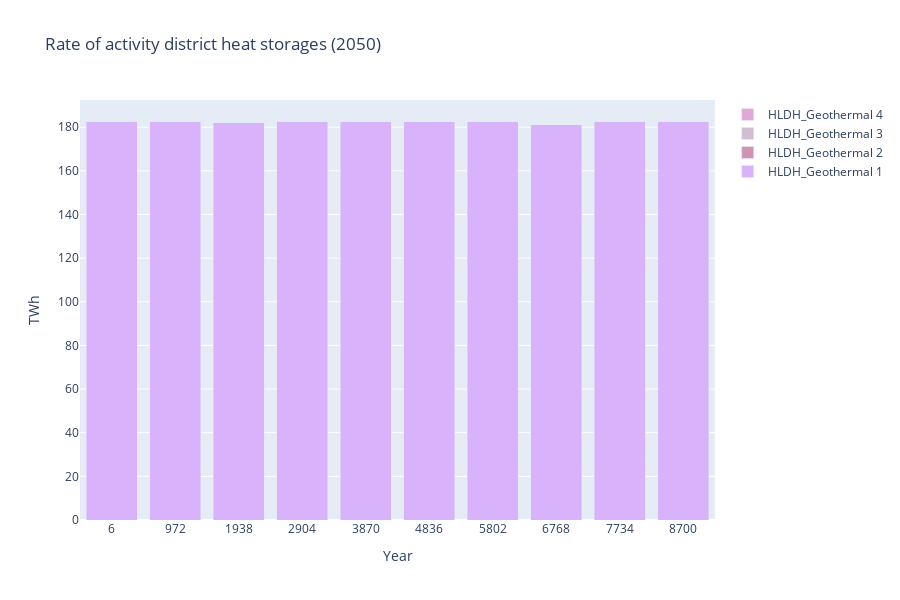

The code cell stored with this chart in its notebook:
### Markdown cell above
Then we do a **RateOfActivity** example. We choose to group by "TS" (hour) along the x-axis, and stack discharge and charge on top of each other. And as an example we do legends by **Technology** and **Mode**.

### Code cell
bar = BarFacilitator(sol_paths={"normal": NORMAL_DATA}, type_of_data_to_read="RateOfActivity", 
                     x_grouping_columns=["TS"], legend_grouping_columns=["Technology", "Mode"])

# Get data
data = bar.get_relevant_data()

# Fix yearsplit scaling
data.df["Value"] *= data.year_split

# Keep only Geothermal for this example
data.filter_by_identifier(column="Technology", identifier="HLDH_Geothermal")

# Aggregate regions
data.aggreagate_all_by_sum(column_to_aggregate="Region", aggregated_entry_name="ALL", column_to_sum="Value")

# Do only 2050
data.df = data.df[data.df["Year"] == 2050]

# Generate traces and figure
fig = bar.generate_figure(bar.generate_traces(data))

# Update layout
fig.update_layout(
    title=f"Rate of activity district heat storages (2050)",
    yaxis_title="TWh",
    xaxis_title="Year",
    width=900,
    height=600
)
fig.show()
fig.write_image(PROJECT_ROOT_DIR / "figures" / "rate_of_activity.png")

### Figure 1 — Plotly figure (JSON) as saved in the notebook; plotly's stock layout.template omitted (floating-point values rounded to 4 significant figures)
{"data": [{"marker": {"color": "#d8b3fb"}, "name": "HLDH_Geothermal 1", "showlegend": true, "type": "bar", "x": ["6", "972", "1938", "2904", "3870", "4836", "5802", "6768", "7734", "8700"], "y": [182.8, 182.8, 182.2, 182.7, 182.8, 182.5, 182.8, 181.2, 182.8, 182.8]}, {"marker": {"color": "#d193b2"}, "name": "HLDH_Geothermal 2", "showlegend": true, "type": "bar", "x": ["6", "972", "1938", "2904", "3870", "4836", "5802", "6768", "7734", "8700"], "y": [0, 0, 0, 0, 0, 0, 0, 0, 0, 0]}, {"marker": {"color": "#cec0d1"}, "name": "HLDH_Geothermal 3", "showlegend": true, "type": "bar", "x": ["6", "972", "1938", "2904", "3870", "4836", "5802", "6768", "7734", "8700"], "y": [0, 0, 0, 0, 0, 0, 0, 0, 0, 0]}, {"marker": {"color": "#e0a8d8"}, "name": "HLDH_Geothermal 4", "showlegend": true, "type": "bar", "x": ["6", "972", "1938", "2904", "3870", "4836", "5802", "6768", "7734", "8700"], "y": [0, 0, 0, 0, 0, 0, 0, 0, 0, 0]}], "layout": {"barmode": "stack", "height": 600, "title": {"text": "Rate of activity district heat storages (2050)"}, "width": 900, "xaxis": {"title": {"text": "Year"}}, "yaxis": {"title": {"text": "TWh"}}}}
